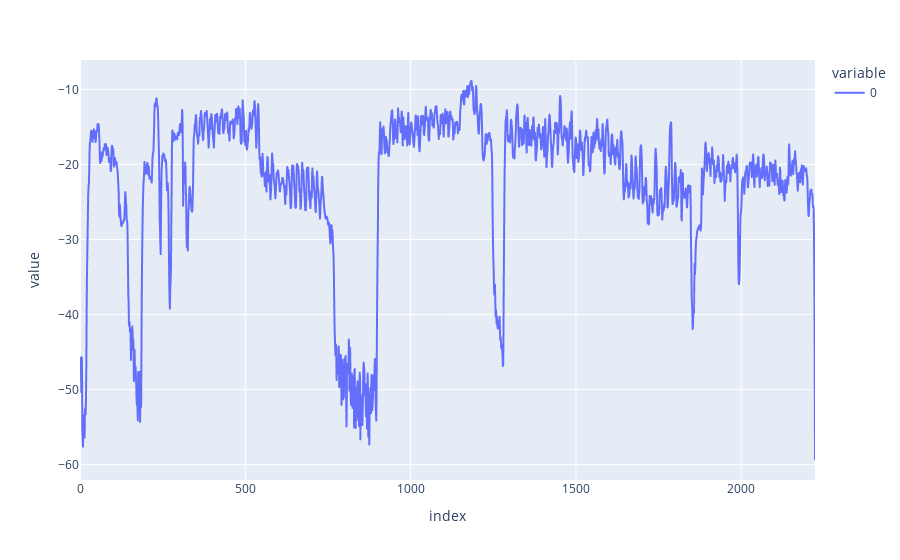

The notebook cell saved with this chart:
### Code cell
name='01-D_AMairena'
complete_path_to_data_folder='/Users/shanjiang/Documents/GitHub/ass3solution/trainData/'
sr,x = ToolReadAudio(complete_path_to_data_folder+name+'.wav')
xb,ts = block_audio(x,1024,512,44100)
import plotly.express as px
px.line(extract_rms(xb))

### Figure 1 — Plotly figure (JSON) as saved in the notebook; plotly's stock layout.template omitted (floating-point values rounded to 4 significant figures; data arrays with more than 128 entries replaced by an {"elided": "..."} marker saying what was removed)
{"data": [{"hovertemplate": "variable=0<br>index=%{x}<br>value=%{y}<extra></extra>", "legendgroup": "0", "line": {"color": "#636efa", "dash": "solid"}, "marker": {"symbol": "circle"}, "mode": "lines", "name": "0", "showlegend": true, "type": "scattergl", "x": {"elided": "2224 int values"}, "xaxis": "x", "y": {"elided": "2224 float values"}, "yaxis": "y"}], "layout": {"legend": {"title": {"text": "variable"}, "tracegroupgap": 0}, "margin": {"t": 60}, "xaxis": {"anchor": "y", "domain": [0, 1], "title": {"text": "index"}}, "yaxis": {"anchor": "x", "domain": [0, 1], "title": {"text": "value"}}}}
